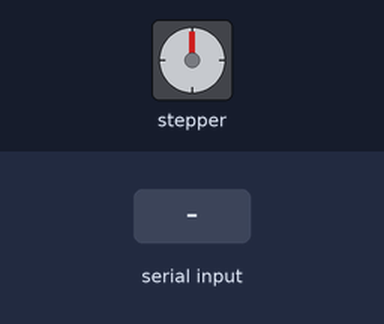
The sketch below on a simulated Arduino Uno, built with avr-gcc and run on an emulated ATmega328P. Parts: stepper motor. The test bench sets the inputs (shaded band). Stepper angles assume 800 steps per turn; what the sketch prints to the serial monitor is not drawn.

Above: at 1.2 s.
1.3 s: "1" received over Serial
At 2.45 s:
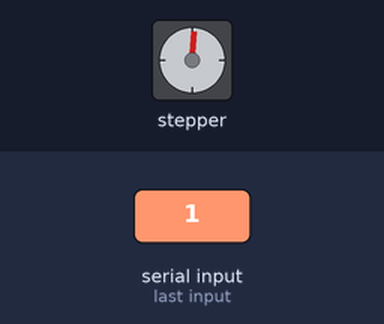
At 3.08 s:
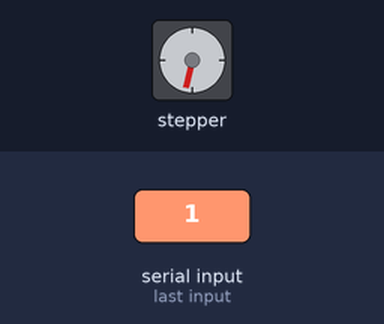
Timing chart, 0 to 19.3 s (numbered marks = the images above; inputs shaded):
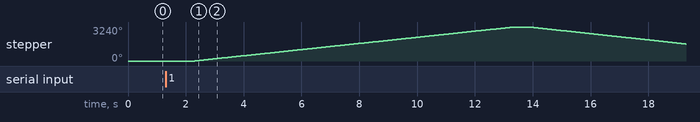

Measured:
- after the input at 1.3 s, stepper: turns 3240° clockwise in 11.0 s, then 1621° counter-clockwise in 5.4 s

The sketch:

v1.ino
```cpp
#include <Stepper.h>

const int stepsPerRevolution = 800;   // Количество шагов
Stepper myStepper(stepsPerRevolution, 8, 9, 10, 11);

int k = 2071.5;
int cou = 0;

void setup()
{
  myStepper.setSpeed(50);             // Установка скорости 60 об/мин
  Serial.begin(9600);
}

void loop()
{
   if (Serial.available()) {
    String message = Serial.readString();
    if (message != "") {
      while (1) {
          cou += stepsPerRevolution;
          myStepper.step(stepsPerRevolution);
          delay(20);
            if (cou == 7200)
              {
                Serial.print(k * (cou*0.01/200));
                Serial.print(" ");
                Serial.println(cou*0.01/200);
                delay(500);
                myStepper.step(-cou);
                cou = 0;
                break;
              }
        }

    }
  }

}
```
